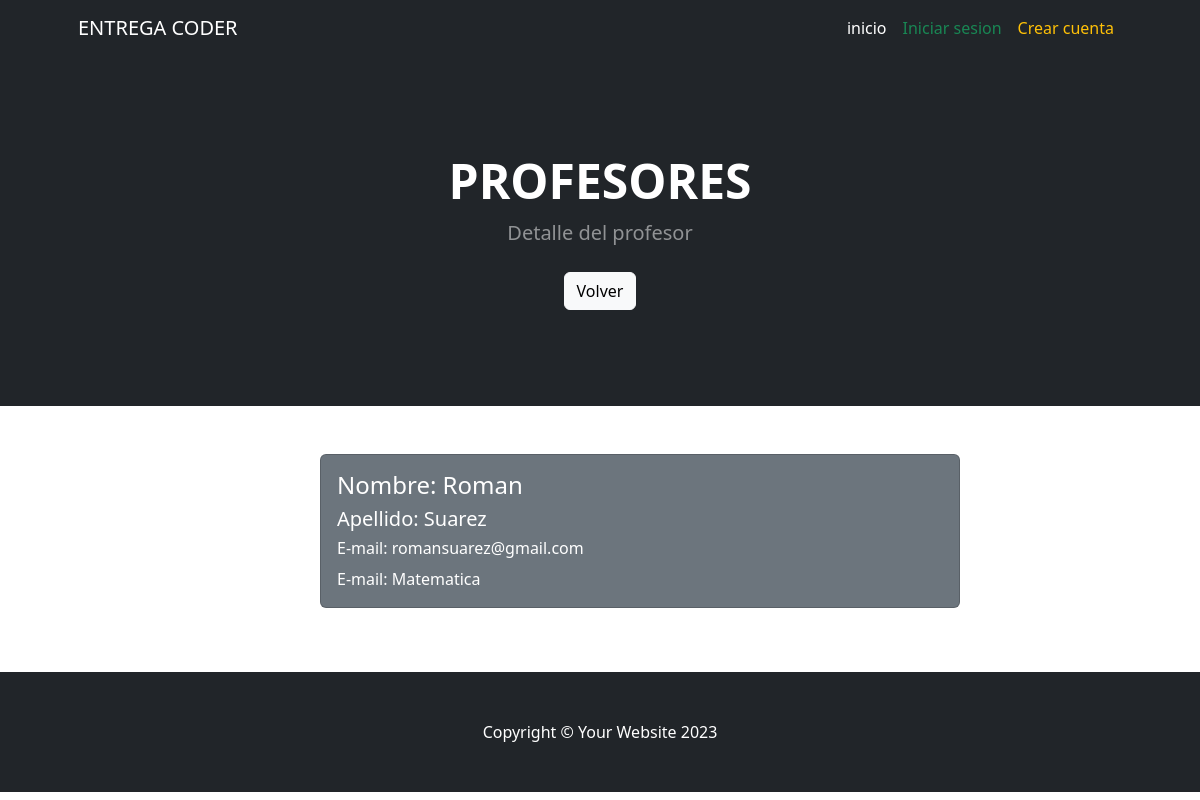
The app's page /profesor_detalle/1/ with its own data.
### AppEntrega/models.py (models this page shows, shortened)
class Profesor(models.Model):
    nombre = models.CharField(max_length=20)
    apellido = models.CharField(max_length=20)
    materia = models.CharField(max_length=20)
    email = models.EmailField()

### AppEntrega/views.py (the view)
# urls.py: path('profesor_detalle/<pk>/', views.ProfesorDetalle.as_view(), name="profesor_detalle"),
class ProfesorDetalle(DetailView):
    model = Profesor
    template_name = "AppEntrega/profesor_detalle.html"

### AppEntrega/templates/AppEntrega/profesor_detalle.html (shortened to what this page needs)
{% extends 'AppEntrega/base.html' %}
{% load static %}
{% block header %}
        <header class="bg-dark py-5">
            <div class="container px-5">
                <div class="row gx-5 justify-content-center">
                    <div class="col-lg-6">
                        <div class="text-center my-5">
                            <h1 class="display-5 fw-bolder text-white mb-2">PROFESORES </h1>
                            <p class="lead text-white-50 mb-4">Detalle del profesor</p>
                            <a href="{% url 'mostrar_profesores' %}" type="button" class="btn btn-light">Volver</a>
                        </div>
                    </div>
                </div>
            </div>
        </header>
        {% endblock header %}
{% block main %}
<div class="card text-white bg-secondary mb-3" style="width: 40rem; margin-left: 20rem;">
    <div class="card-body">
        <h4 class="card-title">Nombre: {{ profesor.nombre }}</h4>
        <h5 class="card-title">Apellido: {{ profesor.apellido }}</h5>
        <h6 class="card-title">E-mail: {{ profesor.email }}</h6>
        <h7 class="card-title">E-mail: {{ profesor.materia }}</h7>
    </div>
  </div>
{% endblock main %}

### records on screen
Profesor: nombre "Roman", apellido "Suarez", email "romansuarez@gmail.com", materia "Matematica"
